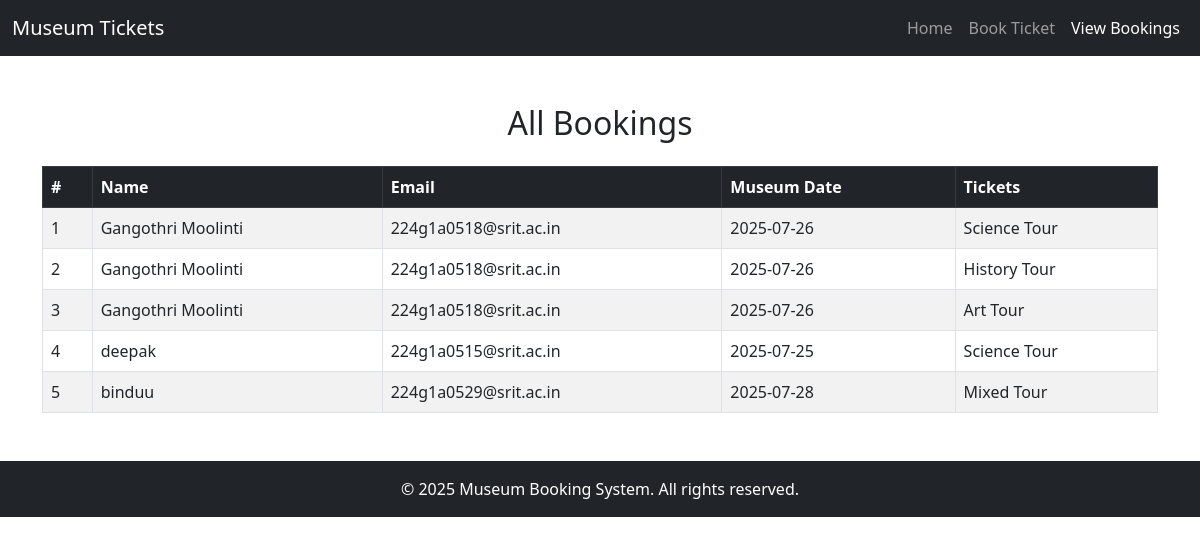
Screenshot of /bookings with the database file from the repository.
### tables this page shows
CREATE TABLE bookings (
            id INTEGER PRIMARY KEY AUTOINCREMENT,
            name TEXT NOT NULL,
            email TEXT NOT NULL,
            date TEXT NOT NULL,
            tour_type TEXT NOT NULL,
            tickets INTEGER NOT NULL
        );

### app.py (the view)
@app.route('/bookings')
def bookings():
    conn = sqlite3.connect('bookings.db')
    c = conn.cursor()
    c.execute("SELECT * FROM bookings")
    all_bookings = c.fetchall()
    conn.close()
    return render_template('bookings.html', bookings=all_bookings)

### templates/bookings.html (shortened to what this page needs)
<!DOCTYPE html>
<html lang="en">
<head>
    <link href="https://cdn.jsdelivr.net/npm/bootstrap@5.3.0/dist/css/bootstrap.min.css" rel="stylesheet">
</head>
<body>
<nav class="navbar navbar-expand-lg navbar-dark bg-dark">
    <div class="container-fluid">
        <a class="navbar-brand" href="/">Museum Tickets</a>
        <div class="collapse navbar-collapse">
            <ul class="navbar-nav ms-auto">
                <li class="nav-item"><a class="nav-link" href="/">Home</a></li>
                <li class="nav-item"><a class="nav-link" href="/book">Book Ticket</a></li>
                <li class="nav-item"><a class="nav-link active" href="/bookings">View Bookings</a></li>
            </ul>
        </div>
    </div>
</nav>
<div class="container mt-5">
    <h2 class="text-center mb-4">All Bookings</h2>
    {% if bookings %}
        <table class="table table-striped table-bordered">
            <thead class="table-dark">
                <tr>
                    <th>#</th>
                    <th>Name</th>
                    <th>Email</th>
                    <th>Museum Date</th>
                    <th>Tickets</th>
                </tr>
            </thead>
            <tbody>
                {% for booking in bookings %}
                <tr>
                    <td>{{ booking[0] }}</td>
                    <td>{{ booking[1] }}</td>
                    <td>{{ booking[2] }}</td>
                    <td>{{ booking[3] }}</td>
                    <td>{{ booking[4] }}</td>
                </tr>
                {% endfor %}
            </tbody>
        </table>
    {% else %}
        <p class="text-center">No bookings found.</p>
    {% endif %}
</div>
<footer class="bg-dark text-white text-center py-3 mt-5">
    &copy; 2025 Museum Booking System. All rights reserved.
</footer>
</body>
</html>

### rows the page displays
bookings: id "1", name "Gangothri Moolinti", email "224g1a0518@srit.ac.in", date "2025-07-26", tour_type "Science Tour"
bookings: id "2", name "Gangothri Moolinti", email "224g1a0518@srit.ac.in", date "2025-07-26", tour_type "History Tour"
bookings: id "3", name "Gangothri Moolinti", email "224g1a0518@srit.ac.in", date "2025-07-26", tour_type "Art Tour"
bookings: id "4", name "deepak", email "224g1a0515@srit.ac.in", date "2025-07-25", tour_type "Science Tour"
bookings: id "5", name "binduu", email "224g1a0529@srit.ac.in", date "2025-07-28", tour_type "Mixed Tour"
